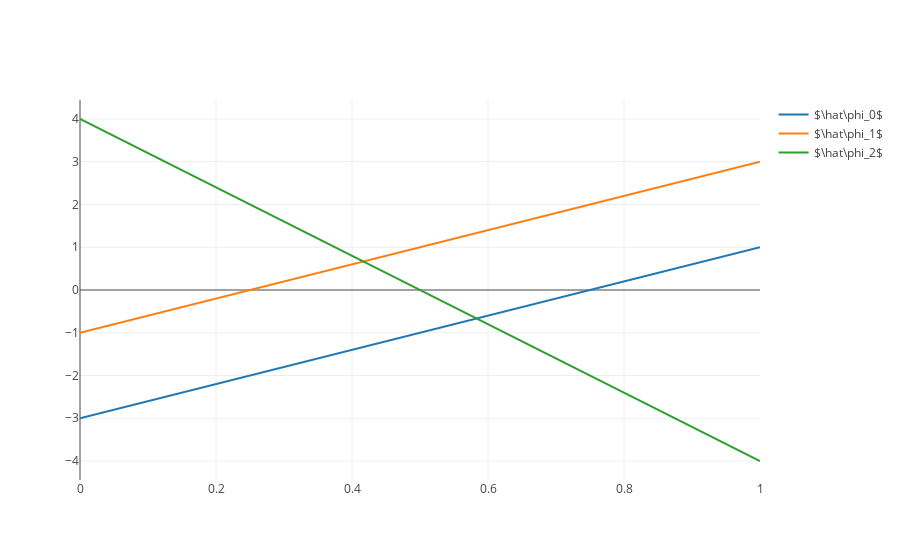

This figure's notebook cell:
### Markdown cell above
Plotting gradients

### Code cell
x = np.linspace(0, 1)

data = []

tmp = grad_hat_phis(order)

for o in range(order+1):
    data.append(go.Scatter(x=x, y=tmp[o](x), mode='lines', name="$\hat\phi_{}$".format(o)))

fig = go.Figure(data=data)
plotly.iplot(fig)
